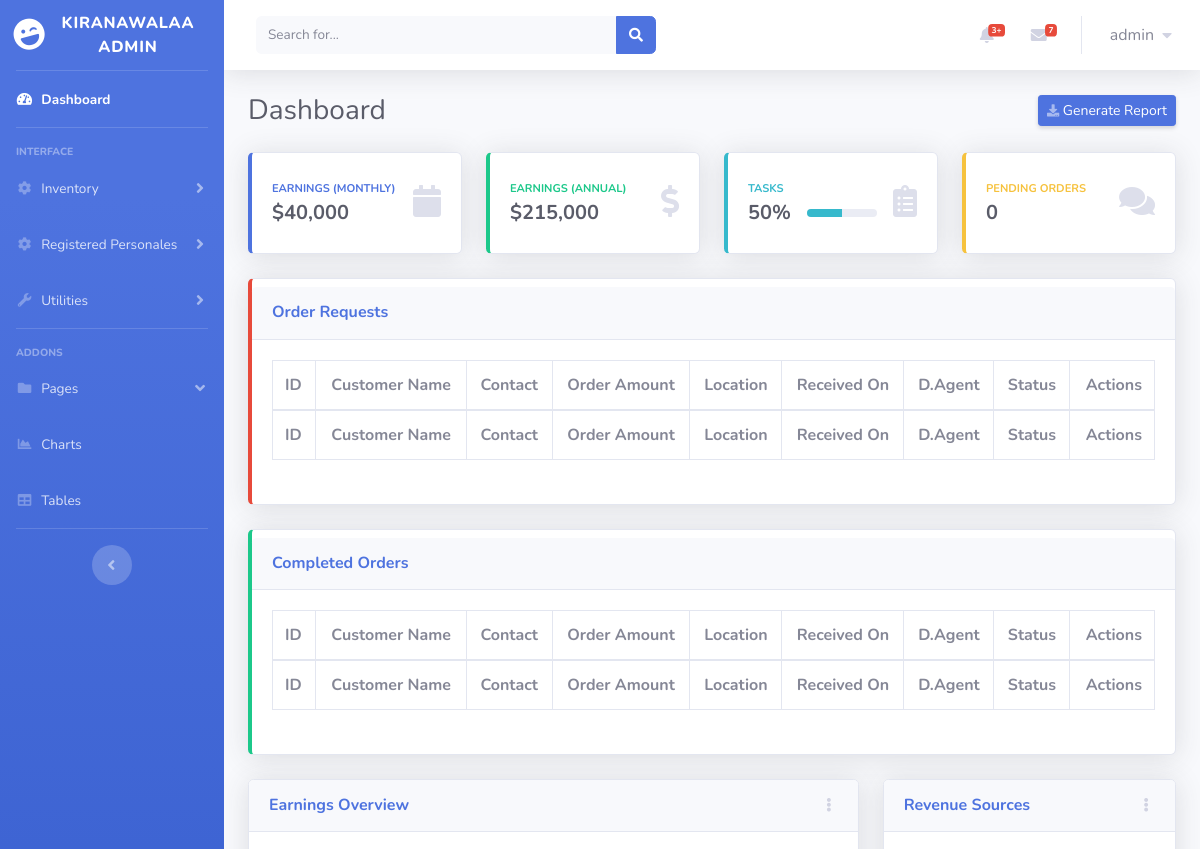
Before: /dashboard/ (signed in, upper part) with the older database file.
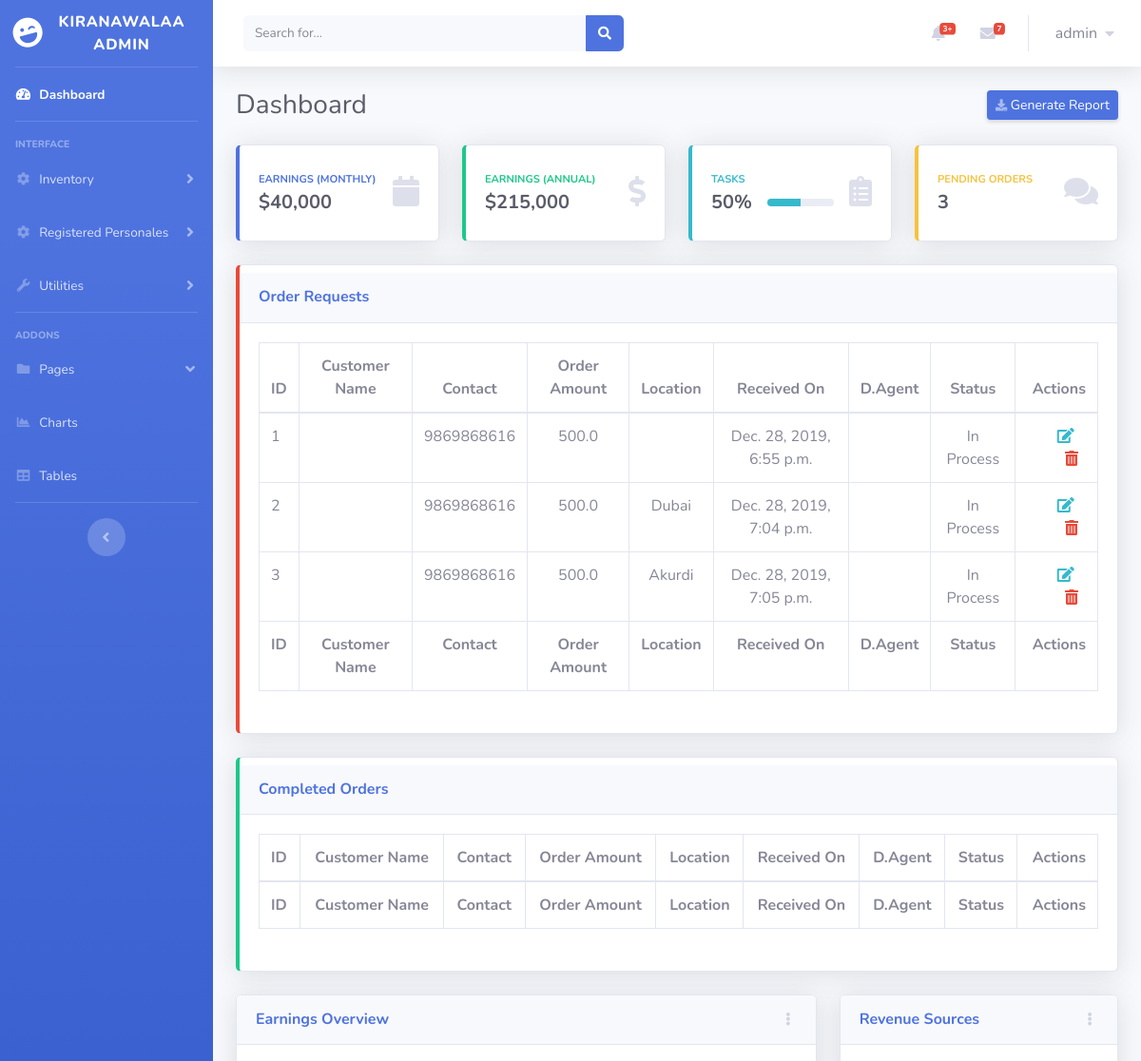
After: the same page with the newer database file.
### inventory/models.py (models this page shows, shortened)
class Orders(models.Model):
    custId = models.CharField(max_length=10)
    contact = models.IntegerField(max_length=10)
    amount = models.FloatField(max_length=10)
    productsId = models.CharField(validators=[int_list_validator], max_length=100)
    Address = models.CharField(max_length=200)
    dagent = models.IntegerField(max_length=10)
    status = models.CharField(max_length=10)
    created_at = models.DateTimeField(auto_now_add=True)
    updated_at = models.DateTimeField(auto_now=True)

### dashboard/views.py (the view)
# urls.py: path('dashboard/', views.dashboard, name='dashboard'),
@login_required(login_url='/login')
def dashboard(request):
    if request.user.is_staff:
        instance = get_object_or_404(User, id=request.user.id)
        context = {
            'users':instance,
            'custs': Customer.objects.all(),
            'orders': Orders.objects.all(),
            'dagents': Deliveryguy.objects.all(),
            'count' :  Orders.objects.filter(status="In Process").count()
        }
        return render(request, 'dashboard/admin.html', context)
    else:
        messages.warning(request, f'Not an admin')
        return redirect('/')

### dashboard/templates/dashboard/admin.html (shortened to what the changed rows need)
{% extends "dashboard/blank.html" %}
{% load static %}
{% block content %}
    <div class="d-sm-flex align-items-center justify-content-between mb-4">
        <h1 class="h3 mb-0 text-gray-800">Dashboard</h1>
    </div>
    <div class="row">
        <div class="col-xl-3 col-md-6 mb-4">
            <div class="card border-left-warning shadow h-100 py-2">
                <div class="card-body">
                    <div class="row no-gutters align-items-center">
                        <div class="col mr-2">
                            <div class="text-xs font-weight-bold text-warning text-uppercase mb-1">Pending Orders</div>
                            <div class="h5 mb-0 font-weight-bold text-gray-800">{{count}}</div>
                        </div>
                    </div>
                </div>
            </div>
        </div>
    </div>
    <div class="row">
        <div class="col-md-12 ">
            <div class="card border-left-danger shadow h-100 py-2">
                            <div class="card-body">
                            <div class="table-responsive">
                                <table class="table table-bordered" id="dataTable" width="100%" cellspacing="0">
                                <thead>
                                    <tr>
                                    <th class="text-left">ID</th>
                                    <th class="text-center" >Customer Name</th>
                                    <th class="text-center">Contact</th>
                                    <th class="text-center">Order Amount</th>
                                    <th class="text-center">Location</th>
                                    <th class="text-center">Received On</th>
                                    <th class="text-center">D.Agent</th>
                                    <th class="text-center">Status</th>
                                    <th class="text-right" >Actions</th>
                                    </tr>
                                </thead>
                                <tfoot>
                                    <tr>
                                    <th class="text-left">ID</th>
                                    <th class="text-center" >Customer Name</th>
                                    <th class="text-center" >Contact</th>
                                    <th class="text-center">Order Amount</th>
                                    <th class="text-center">Location</th>
                                    <th class="text-center">Received On</th>
                                    <th class="text-center">D.Agent</th>
                                    <th class="text-center">Status</th>
                                    <th class="text-right" >Actions</th>
                                    </tr>
                                </tfoot>
                                <tbody>
                                {% for order in orders %}
                                    <tr>
                                    <td class="text-left">{{ order.id }}</td>
                                    <td class="text-center">
                                    </td>
                                    <td class="text-center">{{ order.contact }}</td>
                                    <td class="text-center">{{ order.amount }}</td>
                                    <td class="text-center">{{ order.Address }}</td>
                                    <td class="text-center">{{ order.created_at }}</td>
                                    <td class="text-center">
                                    </td>
                                    <td class="text-center">{{ order.status }}</td>
                                    <td class="text-right"><a href="{% url 'post-update' order.id %}"><i class="fas fa-edit mx-2 text-info"></i></a>&nbsp;<a href="{% url 'post-delete' order.id %}"><i class="fas mx-2 fa-trash-alt text-danger"></i></a></td>
                                    </tr>
                                {% endfor %}
                                </tbody>
                                </table>
                            </div>
                            </div>
            </div>
        </div>
    </div>
<br>
    <div class="row">
        <div class="col-md-12 ">
            <div class="card border-left-success shadow h-100 py-2">
                            <div class="card-body">
                            <div class="table-responsive">
                                <table class="table table-bordered" id="dataTable" width="100%" cellspacing="0">
                                 <thead>
                                    <tr>
                                    <th class="text-left">ID</th>
                                    <th class="text-center" >Customer Name</th>
                                    <th class="text-center" >Contact</th>
                                    <th class="text-center">Order Amount</th>
                                    <th class="text-center">Location</th>
                                    <th class="text-center">Received On</th>
                                    <th class="text-center">D.Agent</th>
                                    <th class="text-center">Status</th>
                                    <th class="text-right" >Actions</th>
                                    </tr>
                                </thead>
                                <tfoot>
                                    <tr>
                                    <th class="text-left">ID</th>
                                    <th class="text-center" >Customer Name</th>
                                    <th class="text-center" >Contact</th>
                                    <th class="text-center">Order Amount</th>
                                    <th class="text-center">Location</th>
                                    <th class="text-center">Received On</th>
                                    <th class="text-center">D.Agent</th>
                                    <th class="text-center">Status</th>
                                    <th class="text-right" >Actions</th>
                                    </tr>
                                </tfoot>
                                </table>
                            </div>
                            </div>
            </div>
        </div>
    </div>
<br>
    </div>
{%  endblock %}

Changed rows visible on the page:
added Orders: id "1", contact "9869868616", amount "500.0", created_at "Dec. 28, 2019, 6:55 p.m.", status "In Process"
added Orders: id "2", contact "9869868616", amount "500.0", Address "Dubai", created_at "Dec. 28, 2019, 7:04 p.m.", status "In Process"
added Orders: id "3", contact "9869868616", amount "500.0", Address "Akurdi", created_at "Dec. 28, 2019, 7:05 p.m.", status "In Process"
Other visible differences:
{{ count }}: "0" → "3"
